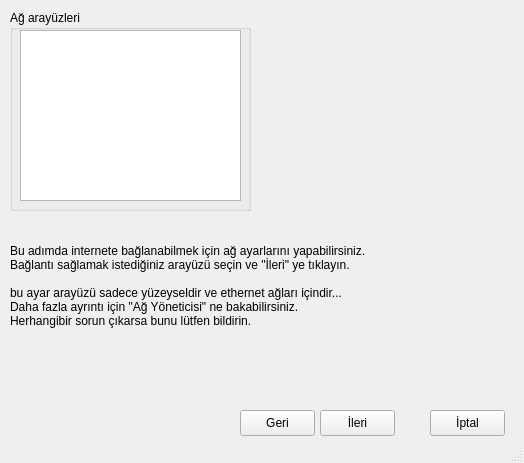
<ui version="4.0" >
 <class>NetworkWindow</class>
 <widget class="QMainWindow" name="NetworkWindow" >
  <property name="geometry" >
   <rect>
    <x>0</x>
    <y>0</y>
    <width>524</width>
    <height>463</height>
   </rect>
  </property>
  <property name="maximumSize" >
   <size>
    <width>524</width>
    <height>463</height>
   </size>
  </property>
  <property name="windowTitle" >
   <string>Ağ Ayarları - Anatolya Başlangıç</string>
  </property>
  <widget class="QWidget" name="centralwidget" >
   <property name="geometry" >
    <rect>
     <x>0</x>
     <y>0</y>
     <width>524</width>
     <height>442</height>
    </rect>
   </property>
   <widget class="QGroupBox" name="networkGroup" >
    <property name="geometry" >
     <rect>
      <x>10</x>
      <y>10</y>
      <width>241</width>
      <height>201</height>
     </rect>
    </property>
    <property name="title" >
     <string>Ağ arayüzleri</string>
    </property>
    <widget class="QListWidget" name="listIfaces" >
     <property name="geometry" >
      <rect>
       <x>10</x>
       <y>20</y>
       <width>221</width>
       <height>171</height>
      </rect>
     </property>
    </widget>
   </widget>
   <widget class="QLabel" name="label" >
    <property name="geometry" >
     <rect>
      <x>10</x>
      <y>240</y>
      <width>451</width>
      <height>91</height>
     </rect>
    </property>
    <property name="text" >
     <string>Bu adımda internete bağlanabilmek için ağ ayarlarını yapabilirsiniz.
Bağlantı sağlamak istediğiniz arayüzü seçin ve "İleri" ye tıklayın.

bu ayar arayüzü sadece yüzeyseldir ve ethernet ağları içindir...
Daha fazla ayrıntı için "Ağ Yöneticisi" ne bakabilirsiniz.
Herhangibir sorun çıkarsa bunu lütfen bildirin.</string>
    </property>
   </widget>
   <widget class="QPushButton" name="backButton" >
    <property name="enabled" >
     <bool>true</bool>
    </property>
    <property name="geometry" >
     <rect>
      <x>240</x>
      <y>410</y>
      <width>75</width>
      <height>26</height>
     </rect>
    </property>
    <property name="text" >
     <string>Geri</string>
    </property>
    <property name="icon" >
     <iconset resource="../../icons/startericons.qrc" >
      <normaloff>:/go-previous/go-previous.png</normaloff>:/go-previous/go-previous.png</iconset>
    </property>
   </widget>
   <widget class="QPushButton" name="nextButton" >
    <property name="geometry" >
     <rect>
      <x>320</x>
      <y>410</y>
      <width>75</width>
      <height>26</height>
     </rect>
    </property>
    <property name="text" >
     <string>İleri</string>
    </property>
    <property name="icon" >
     <iconset resource="../../icons/startericons.qrc" >
      <normaloff>:/go-next/go-next.png</normaloff>:/go-next/go-next.png</iconset>
    </property>
   </widget>
   <widget class="QPushButton" name="cancelButton" >
    <property name="geometry" >
     <rect>
      <x>430</x>
      <y>410</y>
      <width>75</width>
      <height>26</height>
     </rect>
    </property>
    <property name="text" >
     <string>İptal</string>
    </property>
    <property name="icon" >
     <iconset resource="../../icons/startericons.qrc" >
      <normaloff>:/exit-button/application-exit.png</normaloff>:/exit-button/application-exit.png</iconset>
    </property>
   </widget>
  </widget>
  <widget class="QStatusBar" name="statusbar" >
   <property name="geometry" >
    <rect>
     <x>0</x>
     <y>442</y>
     <width>524</width>
     <height>21</height>
    </rect>
   </property>
  </widget>
 </widget>
 <resources>
  <include location="../../icons/startericons.qrc" />
 </resources>
 <connections/>
</ui>
